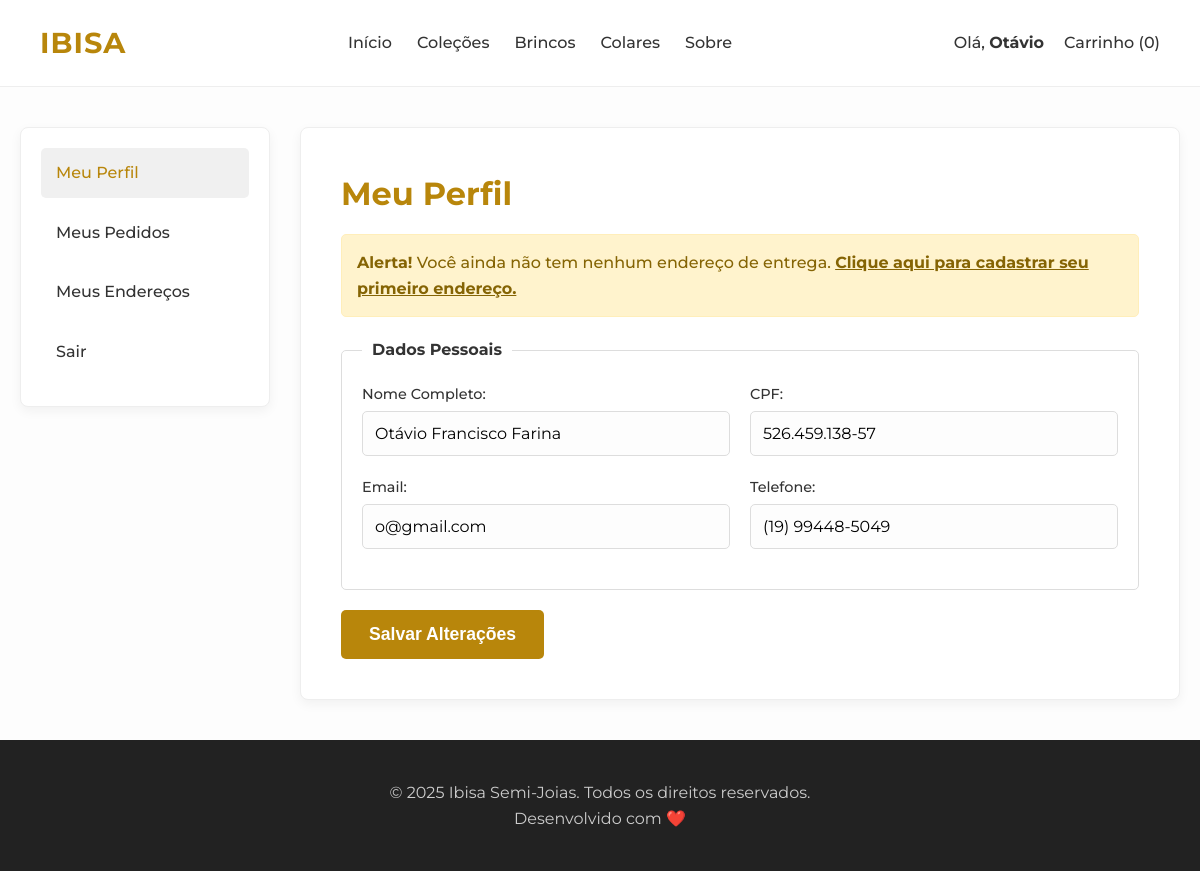
The app's page /perfil.php (signed in) with its own data.
### tables this page shows
CREATE TABLE `usuarios` (
  `id_usuario` int NOT NULL,
  `tipo` int NOT NULL DEFAULT '1',
  `conta_status` enum('Ativa','Bloqueada') NOT NULL DEFAULT 'Ativa' COMMENT 'Controla se a conta do usuário está ativa ou bloqueada pelo admin',
  `nome_usuario` varchar(200) NOT NULL,
  `email` varchar(200) NOT NULL,
  `senha` varchar(255) NOT NULL,
  `telefone` varchar(50) NOT NULL,
  `cpf` varchar(100) NOT NULL
);

### perfil.php (the view, shortened to what this page needs)
<?php
require_once 'conexao.php';
$id_usuario_logado = $_SESSION['usuario_id'];
$sql_user = "SELECT * FROM usuarios WHERE id_usuario = :id";
try {
    $stmt_user = $pdo->prepare($sql_user);
    $stmt_user->execute(['id' => $id_usuario_logado]);
    $usuario = $stmt_user->fetch(PDO::FETCH_ASSOC);
} catch (PDOException $e) {
    die("Erro ao buscar dados do usuário: " . $e->getMessage());
}
$total_enderecos = 0;
try {
    $sql_end_check = "SELECT COUNT(*) FROM enderecos WHERE id_usuario = :id";
    $stmt_end_check = $pdo->prepare($sql_end_check);
    $stmt_end_check->execute(['id' => $id_usuario_logado]);
    $total_enderecos = $stmt_end_check->fetchColumn();
} catch (PDOException $e) {
    $mensagem = ['tipo' => 'erro', 'texto' => 'Erro ao verificar endereços.'];
}
?>
<!DOCTYPE html>
<html lang="pt-br">
<head>
</head>
<body>
    <header id="main-header">
        <div class="logo">IBISA</div>
        <nav>
            <ul>
                <li><a href="index.php">Início</a></li>
                <li><a href="#">Coleções</a></li>
                <li><a href="#">Brincos</a></li>
                <li><a href="#">Colares</a></li>
                <li><a href="#">Sobre</a></li>
            </ul>
        </nav>
        <div class="nav-icons">
            <?php if (isset($_SESSION['usuario_logado']) && $_SESSION['usuario_logado'] === true): ?>
                <a href="perfil.php">Olá,
                    <strong><?php echo htmlspecialchars(explode(' ', $_SESSION['usuario_nome'])[0]); ?></a></strong>
            <?php else: ?>
                <a href="conta.php">Login / Cadastro</a>
            <?php endif; ?>
            <a href="#">Carrinho (0)</a>
        </div>
    </header>
    <main>
        <div class="profile-container">
            <aside class="profile-sidebar">
                <ul>
                    <li><a href="perfil.php" class="active">Meu Perfil</a></li>
                    <li><a href="pedidos.php">Meus Pedidos</a></li>
                    <li><a href="enderecos.php">Meus Endereços</a></li>
                    <li><a href="logout.php">Sair</a></li>
                </ul>
            </aside>
            <section class="profile-content">
                <h2>Meu Perfil</h2>
                <?php if ($total_enderecos == 0): ?>
                    <div class="mensagem alerta">
                        <strong>Alerta!</strong> Você ainda não tem nenhum endereço de entrega.
                        <a href="enderecos.php" style="font-weight: 700; text-decoration: underline;">
                            Clique aqui para cadastrar seu primeiro endereço.
                        </a>
                    </div>
                <?php else: ?>
                    <p style="margin-bottom: 20px;">Aqui você pode atualizar seus dados pessoais.</p>
                <?php endif; ?>
                <form action="atualiza_perfil.php" method="POST">
                    <fieldset>
                        <legend>Dados Pessoais</legend>
                        <div class="form-grid">
                            <div class="form-group">
                                <label for="nome">Nome Completo:</label>
                                <input type="text" id="nome" name="nome_usuario"
                                    value="<?php echo htmlspecialchars($usuario['nome_usuario']); ?>">
                            </div>
                            <div class="form-group">
                                <label for="cpf">CPF:</label>
                                <input type="text" id="cpf" name="cpf_display"
                                    value="<?php echo htmlspecialchars($usuario['cpf']); ?>" readonly>
                            </div>
                        </div>
                        <div class="form-grid">
                            <div class="form-group">
                                <label for="email">Email:</label>
                                <input type="email" id="email" name="email"
                                    value="<?php echo htmlspecialchars($usuario['email']); ?>">
                            </div>
                            <div class="form-group">
                                <label for="telefone">Telefone:</label>
                                <input type="tel" id="telefone" name="telefone"
                                    value="<?php echo htmlspecialchars($usuario['telefone']); ?>" maxlength="15">
                            </div>
                        </div>
                    </fieldset>
                    <button type="submit" class="cta-button">Salvar Alterações</button>
                </form>
            </section>
        </div>
    </main>
    <footer>
        <p>&copy; 2025 Ibisa Semi-Joias. Todos os direitos reservados.</p>
        <p>Desenvolvido com ❤️</p>
    </footer>
</body>
</html>

### perfil.php (style rules this page uses)
* { margin: 0; padding: 0; box-sizing: border-box; }
body { font-family: 'Montserrat', sans-serif; background-color: #fdfdfd; color: #333; line-height: 1.6; display: flex; flex-direction: column; min-height: 100vh; }
main { flex: 1; }
a { text-decoration: none; color: inherit; transition: color 0.3s ease; }
ul { list-style: none; }
header { width: 100%; padding: 20px 40px; display: flex; justify-content: space-between; align-items: center; background-color: #ffffff; border-bottom: 1px solid #eee; position: sticky; top: 0; z-index: 1000; transition: all 0.3s ease; }
.logo { font-size: 1.8rem; font-weight: 700; letter-spacing: 1px; color: #b8860b; }
nav ul { display: flex; gap: 25px; }
nav a { font-weight: 500; font-size: 1rem; }
.nav-icons { display: flex; gap: 20px; font-weight: 500; }
footer { background-color: #222; color: #ccc; text-align: center; padding: 40px 20px; margin-top: auto; }
.profile-container { display: flex; max-width: 1200px; margin: 40px auto; padding: 0 20px; gap: 30px; }
.profile-sidebar { flex: 0 0 250px; background: #ffffff; border: 1px solid #eee; border-radius: 8px; box-shadow: 0 4px 12px rgba(0, 0, 0, 0.05); padding: 20px; align-self: flex-start; }
.profile-sidebar ul li { margin-bottom: 10px; }
.profile-sidebar ul li a { display: block; padding: 12px 15px; font-weight: 500; border-radius: 5px; transition: background-color 0.3s ease, color 0.3s ease; }
.profile-sidebar ul li a.active { background-color: #f0f0f0; color: #b8860b; }
.profile-content { flex: 1; background: #ffffff; border: 1px solid #eee; border-radius: 8px; box-shadow: 0 4px 12px rgba(0, 0, 0, 0.05); padding: 40px; }
.profile-content h2 { text-align: left; font-size: 2rem; font-weight: 700; margin-bottom: 15px; color: #b8860b; }
.form-group { margin-bottom: 20px; }
.form-group label { display: block; font-weight: 500; margin-bottom: 5px; font-size: 0.9rem; }
.form-group input { width: 100%; padding: 12px; border: 1px solid #ddd; border-radius: 5px; font-family: 'Montserrat', sans-serif; font-size: 1rem; background-color: #fdfdfd; }
.form-grid { display: grid; grid-template-columns: 1fr 1fr; gap: 20px; }
fieldset { border: 1px solid #ddd; border-radius: 5px; padding: 20px; margin-bottom: 20px; }
legend { font-weight: 700; color: #333; padding: 0 10px; }
.cta-button { background-color: #b8860b; color: white; padding: 14px 28px; font-weight: 700; border-radius: 5px; transition: background-color 0.3s ease, transform 0.3s ease; width: auto; border: none; cursor: pointer; font-size: 1.1rem; }
.mensagem { padding: 15px; margin-bottom: 20px; border-radius: 5px; font-weight: 500; text-align: center; border: 1px solid transparent; }
.mensagem.alerta { background-color: #fff3cd; color: #856404; border-color: #ffeeba; text-align: left; }

### records on screen
usuarios: nome_usuario "Otávio Francisco Farina", cpf_display "526.459.138-57", email "o@gmail.com", telefone "(19) 99448-5049"

### other values on screen
explode(' ', $_SESSION['usuario_nome'])[0] "Otávio"
